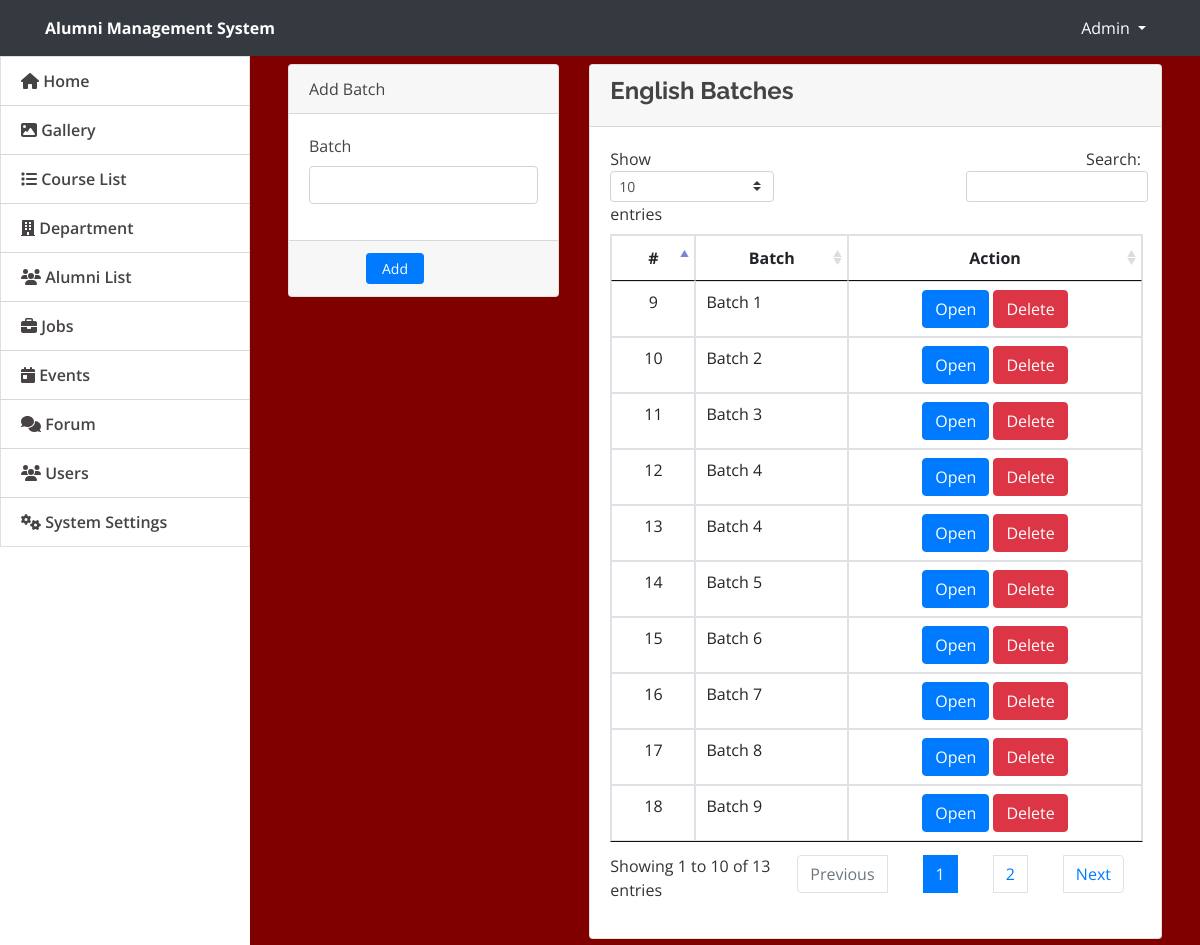
The page /admin/english_batch.php on the database its author committed.
### tables this page shows
CREATE TABLE `english_batch` (
  `english_id` int(11) NOT NULL,
  `english_batch_name` varchar(255) NOT NULL
);

### admin/english_batch.php (the view, shortened to what this page needs)
<!DOCTYPE html>
<html lang="en">
<head>
    <link rel="stylesheet" href="assets/font-awesome/css/all.min.css">
  <link href="assets/vendor/bootstrap/css/bootstrap.min.css" rel="stylesheet">
  <link href="assets/vendor/icofont/icofont.min.css" rel="stylesheet">
  <link href="assets/vendor/boxicons/css/boxicons.min.css" rel="stylesheet">
  <link href="assets/vendor/venobox/venobox.css" rel="stylesheet">
  <link href="assets/vendor/animate.css/animate.min.css" rel="stylesheet">
  <link href="assets/vendor/remixicon/remixicon.css" rel="stylesheet">
  <link href="assets/vendor/owl.carousel/assets/owl.carousel.min.css" rel="stylesheet">
  <link href="assets/vendor/bootstrap-datepicker/css/bootstrap-datepicker.min.css" rel="stylesheet">
  <link href="assets/DataTables/datatables.min.css" rel="stylesheet">
  <link href="assets/css/jquery.datetimepicker.min.css" rel="stylesheet">
  <link href="assets/css/select2.min.css" rel="stylesheet">
  <link href="assets/css/style.css" rel="stylesheet">
  <link type="text/css" rel="stylesheet" href="assets/css/jquery-te-1.4.0.css">
</head>
<body>
<nav class="navbar navbar-light fixed-top bg-dark" style="padding:0;min-height: 3.5rem">
  <div class="container-fluid mt-2 mb-2">
  	<div class="col-lg-12">
      <div class="col-md-4 float-left text-white">
        <large><b>Alumni Management System</b></large>
      </div>
	  	<div class="float-right">
        <div class=" dropdown mr-4">
            <a href="#" class="text-white dropdown-toggle"  id="account_settings" data-toggle="dropdown" aria-haspopup="true" aria-expanded="false">Admin </a>
        </div>
      </div>
  </div>
</nav>
<nav id="sidebar" class='mx-lt-5 bg-white' >
		<div class="sidebar-list">
				<a href="index.php?page=home" class="nav-item nav-home"><span class='icon-field'><i class="fa fa-home"></i></span> Home</a>
				<a href="index.php?page=gallery" class="nav-item nav-gallery"><span class='icon-field'><i class="fa fa-image"></i></span> Gallery </a>
				<a href="index.php?page=courses" class="nav-item nav-courses"><span class='icon-field'><i class="fa fa-list"></i></span> Course List</a>
        <a href="index.php?page=department" class="nav-item nav-department"><span class="icon-field"></span> Department</a>
				<a href="index.php?page=alumni" class="nav-item nav-alumni"><span class='icon-field'><i class="fa fa-users"></i></span> Alumni List</a>
				<a href="index.php?page=jobs" class="nav-item nav-jobs"><span class='icon-field'><i class="fa fa-briefcase"></i></span> Jobs</a>
				<a href="index.php?page=events" class="nav-item nav-events"><span class='icon-field'><i class="fa fa-calendar-day"></i></span> Events</a>
				<a href="index.php?page=forums" class="nav-item nav-forums"><span class='icon-field'><i class="fa fa-comments"></i></span> Forum</a>
								<a href="index.php?page=users" class="nav-item nav-users"><span class='icon-field'><i class="fa fa-users"></i></span> Users</a>
				<a href="index.php?page=site_settings" class="nav-item nav-site_settings"><span class='icon-field'><i class="fa fa-cogs"></i></span> System Settings</a>
					</div>
</nav>
  <main id="view-panel" >
  <div class="container-fluid">
	<div class="col-lg-12">
		<div class="row">
			<div class="col-md-4">
			<form action="" id="manage-course" method="post">
				<div class="card">
					<div class="card-header">
						    Add Batch
				  	</div>
					<div class="card-body">
							<div class="form-group">
								<label class="control-label">Batch</label>
								<input type="text" name="english_batch_name" class="form-control" required>
							</div>
					</div>
					<div class="card-footer">
						<div class="row">
							<div class="col-md-12">
								<button class="btn btn-sm btn-primary col-sm-3 offset-md-3" name="add"> Add</button>
							</div>
						</div>
					</div>
				</div>
			</form>
			</div>
			<div class="col-md-8">
				<div class="card">
					<div class="card-header">
						<h4><b> English Batches</b></h4>
					</div>
					<div class="card-body">
						<table class="table hover data-table-export nowrap table-bordered ">
							<thead>
								<tr>
									<th class="text-center">#</th>
									<th class="text-center">Batch</th>
									<th class="text-center">Action</th>
								</tr>
							</thead>
							<tbody>
                            <?php
                                $connection = mysqli_connect("localhost","root","");
                                $query = "select * from english_batch ";
                                $query_run = mysqli_query($connection,$query);
                                while($row = mysqli_fetch_assoc($query_run)){
                                $english_id = $row['english_id'];
                                $english_batch_name = $row['english_batch_name'];
                                ?>
								<tr>
									<td class="text-center">
                                    <?php echo $english_id ?>
                                    </td>
									<td class="">
										<?php echo $english_batch_name?>
									</td>
                  <td class="text-center">
                        <?php
                       if($english_batch_name == "Batch 1"){
												?>
											<a href="english_batch1.php"><button class="btn btn-primary">Open</button></a>
                      <a href="./ENGLISH_delete/delete_english_batch1.php?aid=<?php echo $row['english_id'];?>" class="delete btn btn-danger" title="Delete" data-toggle="tooltip" >Delete</a>
											<?php
											}
											else if($english_batch_name == "Batch 2"){
												?>
											<a href="english_batch2.php"><button class="btn btn-primary">Open</button></a>
                      <a href="./ENGLISH_delete/delete_english_batch2.php?bid=<?php echo $row['english_id'];?>" class="delete btn btn-danger" title="Delete" data-toggle="tooltip" >Delete</a>
											<?php
											}
											else if($english_batch_name == "Batch 3"){
												?>
											<a href="english_batch3.php"><button class="btn btn-primary">Open</button></a>
                      <a href="./ENGLISH_delete/delete_english_batch3.php?cid=<?php echo $row['english_id'];?>" class="delete btn btn-danger" title="Delete" data-toggle="tooltip" >Delete</a>
											<?php
											}
											else if($english_batch_name == "Batch 4"){
												?>
											<a href="english_batch4.php"><button class="btn btn-primary">Open</button></a>
                      <a href="./ENGLISH_delete/delete_english_batch4.php?did=<?php echo $row['english_id'];?>" class="delete btn btn-danger" title="Delete" data-toggle="tooltip" >Delete</a>
												<?php
											}
                                            else if($english_batch_name == "Batch 5"){
												?>
											<a href="english_batch5.php"><button class="btn btn-primary">Open</button></a>
                      <a href="./ENGLISH_delete/delete_english_batch5.php?eid=<?php echo $row['english_id'];?>" class="delete btn btn-danger" title="Delete" data-toggle="tooltip" >Delete</a>
												<?php
											}
                                             else if($english_batch_name == "Batch 6"){
												?>
											<a href="english_batch6.php"><button class="btn btn-primary">Open</button></a>
                      <a href="./ENGLISH_delete/delete_english_batch6.php?fid=<?php echo $row['english_id'];?>" class="delete btn btn-danger" title="Delete" data-toggle="tooltip" >Delete</a>
												<?php
											}
                                             else if($english_batch_name == "Batch 7"){
												?>
											<a href="english_batch7.php"><button class="btn btn-primary">Open</button></a>
                      <a href="./ENGLISH_delete/delete_english_batch7.php?gid=<?php echo $row['english_id'];?>" class="delete btn btn-danger" title="Delete" data-toggle="tooltip" >Delete</a>
												<?php
											}
                                             else if($english_batch_name == "Batch 8"){
												?>
											<a href="english_batch8.php"><button class="btn btn-primary">Open</button></a>
                      <a href="./ENGLISH_delete/delete_english_batch8.php?hid=<?php echo $row['english_id'];?>" class="delete btn btn-danger" title="Delete" data-toggle="tooltip" >Delete</a>
												<?php
											}
                                            else if($english_batch_name == "Batch 9"){
												?>
											<a href="english_batch9.php"><button class="btn btn-primary">Open</button></a>
                      <a href="./ENGLISH_delete/delete_english_batch9.php?iid=<?php echo $row['english_id'];?>" class="delete btn btn-danger" title="Delete" data-toggle="tooltip" >Delete</a>
												<?php
											}
										?>
									</td>
								</tr>
                                <?php
                                }
                                ?>
							</tbody>
						</table>
					</div>
				</div>
			</div>
		</div>
	</div>
</div>
  </main>
</body>

### admin/assets/css/style.css (style rules this page uses)
body { font-family: "Open Sans", sans-serif; color: #444444; width: 100%; height: calc(100%); }
a { color: #1977cc; }
h1, h2, h3, h4, h5, h6 { font-family: "Raleway", sans-serif; }
nav#sidebar { height: calc(100%); position: fixed; z-index: 99; left: 0; width: 250px; background-repeat: no-repeat; background-size: cover; }
a.nav-item { position: relative; display: block; padding: .75rem 1.25rem; margin-bottom: -1px; border: 1px solid rgba(0,0,0,.125); background-color: #ffffffc4; color: #484343; font-weight: 600; }
main#view-panel { margin-left: 250px; width:calc(100% - 250px); margin-top: 3.5rem; padding: .5em }

### admin/english_batch.php (style rules this page uses)
body { background: maroon; }

### rows shown on the page
english_batch: english_id "9", english_batch_name "Batch 1"
english_batch: english_id "10", english_batch_name "Batch 2"
english_batch: english_id "11", english_batch_name "Batch 3"
english_batch: english_id "12", english_batch_name "Batch 4"
english_batch: english_id "13", english_batch_name "Batch 4"
english_batch: english_id "14", english_batch_name "Batch 5"
english_batch: english_id "15", english_batch_name "Batch 6"
english_batch: english_id "16", english_batch_name "Batch 7"
english_batch: english_id "17", english_batch_name "Batch 8"
english_batch: english_id "18", english_batch_name "Batch 9"
